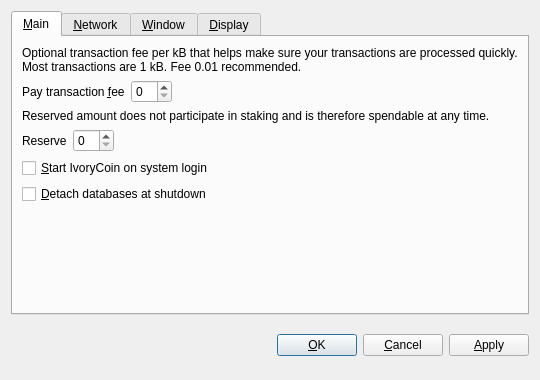
<?xml version="1.0" encoding="UTF-8"?>
<ui version="4.0">
 <class>OptionsDialog</class>
 <widget class="QDialog" name="OptionsDialog">
  <property name="geometry">
   <rect>
    <x>0</x>
    <y>0</y>
    <width>540</width>
    <height>380</height>
   </rect>
  </property>
  <property name="windowTitle">
   <string>Options</string>
  </property>
  <property name="modal">
   <bool>true</bool>
  </property>
  <layout class="QVBoxLayout" name="verticalLayout">
   <item>
    <widget class="QTabWidget" name="tabWidget">
     <property name="tabPosition">
      <enum>QTabWidget::North</enum>
     </property>
     <property name="currentIndex">
      <number>0</number>
     </property>
     <widget class="QWidget" name="tabMain">
      <attribute name="title">
       <string>&amp;Main</string>
      </attribute>
      <layout class="QVBoxLayout" name="verticalLayout_Main">
       <item>
        <widget class="QLabel" name="transactionFeeInfoLabel">
         <property name="text">
          <string>Optional transaction fee per kB that helps make sure your transactions are processed quickly. Most transactions are 1 kB. Fee 0.01 recommended.</string>
         </property>
         <property name="textFormat">
          <enum>Qt::PlainText</enum>
         </property>
         <property name="wordWrap">
          <bool>true</bool>
         </property>
        </widget>
       </item>
       <item>
        <layout class="QHBoxLayout" name="horizontalLayoutFee">
         <item>
          <widget class="QLabel" name="transactionFeeLabel">
           <property name="text">
            <string>Pay transaction &amp;fee</string>
           </property>
           <property name="textFormat">
            <enum>Qt::PlainText</enum>
           </property>
           <property name="buddy">
            <cstring>transactionFee</cstring>
           </property>
          </widget>
         </item>
         <item>
          <widget class="BitcoinAmountField" name="transactionFee"/>
         </item>
         <item>
          <spacer name="horizontalSpacerFee">
           <property name="orientation">
            <enum>Qt::Horizontal</enum>
           </property>
           <property name="sizeHint" stdset="0">
            <size>
             <width>40</width>
             <height>20</height>
            </size>
           </property>
          </spacer>
         </item>
        </layout>
       </item>
       <item>
        <widget class="QLabel" name="reserveBalanceInfoLabel">
         <property name="text">
          <string>Reserved amount does not participate in staking and is therefore spendable at any time.</string>
         </property>
         <property name="textFormat">
          <enum>Qt::PlainText</enum>
         </property>
         <property name="wordWrap">
          <bool>true</bool>
         </property>
        </widget>
       </item>
       <item>
        <layout class="QHBoxLayout" name="horizontalLayoutReserveBalance">
         <item>
          <widget class="QLabel" name="reserveBalanceLabel">
           <property name="text">
            <string>Reserve</string>
           </property>
           <property name="textFormat">
            <enum>Qt::PlainText</enum>
           </property>
           <property name="buddy">
            <cstring>reserveBalance</cstring>
           </property>
          </widget>
         </item>
         <item>
          <widget class="BitcoinAmountField" name="reserveBalance"/>
         </item>
         <item>
          <spacer name="horizontalSpacerReserveBalance">
           <property name="orientation">
            <enum>Qt::Horizontal</enum>
           </property>
           <property name="sizeHint" stdset="0">
            <size>
             <width>40</width>
             <height>20</height>
            </size>
           </property>
          </spacer>
         </item>
        </layout>
       </item>
       <item>
        <widget class="QCheckBox" name="bitcoinAtStartup">
         <property name="toolTip">
          <string>Automatically start IvoryCoin after logging in to the system.</string>
         </property>
         <property name="text">
          <string>&amp;Start IvoryCoin on system login</string>
         </property>
        </widget>
       </item>
       <item>
        <widget class="QCheckBox" name="detachDatabases">
         <property name="toolTip">
          <string>Detach block and address databases at shutdown. This means they can be moved to another data directory, but it slows down shutdown. The wallet is always detached.</string>
         </property>
         <property name="text">
          <string>&amp;Detach databases at shutdown</string>
         </property>
        </widget>
       </item>
       <item>
        <spacer name="verticalSpacer_Main">
         <property name="orientation">
          <enum>Qt::Vertical</enum>
         </property>
         <property name="sizeHint" stdset="0">
          <size>
           <width>20</width>
           <height>40</height>
          </size>
         </property>
        </spacer>
       </item>
      </layout>
     </widget>
     <widget class="QWidget" name="tabNetwork">
      <attribute name="title">
       <string>&amp;Network</string>
      </attribute>
      <layout class="QVBoxLayout" name="verticalLayout_Network">
       <item>
        <widget class="QCheckBox" name="mapPortUpnp">
         <property name="toolTip">
          <string>Automatically open the IvoryCoin client port on the router. This only works when your router supports UPnP and it is enabled.</string>
         </property>
         <property name="text">
          <string>Map port using &amp;UPnP</string>
         </property>
        </widget>
       </item>
       <item>
        <widget class="QCheckBox" name="connectSocks">
         <property name="toolTip">
          <string>Connect to the IvoryCoin network through a SOCKS proxy (e.g. when connecting through Tor).</string>
         </property>
         <property name="text">
          <string>&amp;Connect through SOCKS proxy:</string>
         </property>
        </widget>
       </item>
       <item>
        <layout class="QHBoxLayout" name="horizontalLayout_Network">
         <item>
          <widget class="QLabel" name="proxyIpLabel">
           <property name="text">
            <string>Proxy &amp;IP:</string>
           </property>
           <property name="textFormat">
            <enum>Qt::PlainText</enum>
           </property>
           <property name="buddy">
            <cstring>proxyIp</cstring>
           </property>
          </widget>
         </item>
         <item>
          <widget class="QValidatedLineEdit" name="proxyIp">
           <property name="maximumSize">
            <size>
             <width>140</width>
             <height>16777215</height>
            </size>
           </property>
           <property name="toolTip">
            <string>IP address of the proxy (e.g. 127.0.0.1)</string>
           </property>
          </widget>
         </item>
         <item>
          <widget class="QLabel" name="proxyPortLabel">
           <property name="text">
            <string>&amp;Port:</string>
           </property>
           <property name="textFormat">
            <enum>Qt::PlainText</enum>
           </property>
           <property name="buddy">
            <cstring>proxyPort</cstring>
           </property>
          </widget>
         </item>
         <item>
          <widget class="QLineEdit" name="proxyPort">
           <property name="maximumSize">
            <size>
             <width>55</width>
             <height>16777215</height>
            </size>
           </property>
           <property name="toolTip">
            <string>Port of the proxy (e.g. 9050)</string>
           </property>
          </widget>
         </item>
         <item>
          <widget class="QLabel" name="socksVersionLabel">
           <property name="text">
            <string>SOCKS &amp;Version:</string>
           </property>
           <property name="textFormat">
            <enum>Qt::PlainText</enum>
           </property>
           <property name="buddy">
            <cstring>socksVersion</cstring>
           </property>
          </widget>
         </item>
         <item>
          <widget class="QValueComboBox" name="socksVersion">
           <property name="toolTip">
            <string>SOCKS version of the proxy (e.g. 5)</string>
           </property>
          </widget>
         </item>
         <item>
          <spacer name="horizontalSpacer_Network">
           <property name="orientation">
            <enum>Qt::Horizontal</enum>
           </property>
           <property name="sizeHint" stdset="0">
            <size>
             <width>40</width>
             <height>20</height>
            </size>
           </property>
          </spacer>
         </item>
        </layout>
       </item>
       <item>
        <spacer name="verticalSpacer_Network">
         <property name="orientation">
          <enum>Qt::Vertical</enum>
         </property>
         <property name="sizeHint" stdset="0">
          <size>
           <width>20</width>
           <height>40</height>
          </size>
         </property>
        </spacer>
       </item>
      </layout>
     </widget>
     <widget class="QWidget" name="tabWindow">
      <attribute name="title">
       <string>&amp;Window</string>
      </attribute>
      <layout class="QVBoxLayout" name="verticalLayout_Window">
       <item>
        <widget class="QCheckBox" name="minimizeToTray">
         <property name="toolTip">
          <string>Show only a tray icon after minimizing the window.</string>
         </property>
         <property name="text">
          <string>&amp;Minimize to the tray instead of the taskbar</string>
         </property>
        </widget>
       </item>
       <item>
        <widget class="QCheckBox" name="minimizeOnClose">
         <property name="toolTip">
          <string>Minimize instead of exit the application when the window is closed. When this option is enabled, the application will be closed only after selecting Quit in the menu.</string>
         </property>
         <property name="text">
          <string>M&amp;inimize on close</string>
         </property>
        </widget>
       </item>
       <item>
        <spacer name="verticalSpacer_Window">
         <property name="orientation">
          <enum>Qt::Vertical</enum>
         </property>
         <property name="sizeHint" stdset="0">
          <size>
           <width>20</width>
           <height>40</height>
          </size>
         </property>
        </spacer>
       </item>
      </layout>
     </widget>
     <widget class="QWidget" name="tabDisplay">
      <attribute name="title">
       <string>&amp;Display</string>
      </attribute>
      <layout class="QVBoxLayout" name="verticalLayout_Display">
       <item>
        <layout class="QHBoxLayout" name="horizontalLayout_1_Display">
         <item>
          <widget class="QLabel" name="langLabel">
           <property name="text">
            <string>User Interface &amp;language:</string>
           </property>
           <property name="textFormat">
            <enum>Qt::PlainText</enum>
           </property>
           <property name="buddy">
            <cstring>lang</cstring>
           </property>
          </widget>
         </item>
         <item>
          <widget class="QValueComboBox" name="lang">
           <property name="toolTip">
            <string>The user interface language can be set here. This setting will take effect after restarting IvoryCoin.</string>
           </property>
          </widget>
         </item>
        </layout>
       </item>
       <item>
        <layout class="QHBoxLayout" name="horizontalLayout_2_Display">
         <item>
          <widget class="QLabel" name="unitLabel">
           <property name="text">
            <string>&amp;Unit to show amounts in:</string>
           </property>
           <property name="textFormat">
            <enum>Qt::PlainText</enum>
           </property>
           <property name="buddy">
            <cstring>unit</cstring>
           </property>
          </widget>
         </item>
         <item>
          <widget class="QValueComboBox" name="unit">
           <property name="toolTip">
            <string>Choose the default subdivision unit to show in the interface and when sending coins.</string>
           </property>
          </widget>
         </item>
        </layout>
       </item>
       <item>
        <widget class="QCheckBox" name="displayAddresses">
         <property name="toolTip">
          <string>Whether to show IvoryCoin addresses in the transaction list or not.</string>
         </property>
         <property name="text">
          <string>&amp;Display addresses in transaction list</string>
         </property>
        </widget>
       </item>
       <item>
        <widget class="QCheckBox" name="coinControlFeatures">
         <property name="toolTip">
          <string>Whether to show coin control features or not.</string>
         </property>
         <property name="text">
          <string>Display coin &amp;control features (experts only!)</string>
         </property>
        </widget>
       </item>
       <item>
        <spacer name="verticalSpacer_Display">
         <property name="orientation">
          <enum>Qt::Vertical</enum>
         </property>
         <property name="sizeHint" stdset="0">
          <size>
           <width>20</width>
           <height>40</height>
          </size>
         </property>
        </spacer>
       </item>
      </layout>
     </widget>
    </widget>
   </item>
   <item>
    <layout class="QHBoxLayout" name="horizontalLayout_Buttons">
     <item>
      <spacer name="horizontalSpacer_1">
       <property name="orientation">
        <enum>Qt::Horizontal</enum>
       </property>
       <property name="sizeHint" stdset="0">
        <size>
         <width>40</width>
         <height>48</height>
        </size>
       </property>
      </spacer>
     </item>
     <item>
      <widget class="QLabel" name="statusLabel">
       <property name="font">
        <font>
         <weight>75</weight>
         <bold>true</bold>
        </font>
       </property>
       <property name="text">
        <string/>
       </property>
       <property name="textFormat">
        <enum>Qt::PlainText</enum>
       </property>
       <property name="wordWrap">
        <bool>true</bool>
       </property>
      </widget>
     </item>
     <item>
      <spacer name="horizontalSpacer_2">
       <property name="orientation">
        <enum>Qt::Horizontal</enum>
       </property>
       <property name="sizeHint" stdset="0">
        <size>
         <width>40</width>
         <height>48</height>
        </size>
       </property>
      </spacer>
     </item>
     <item>
      <widget class="QPushButton" name="okButton">
       <property name="text">
        <string>&amp;OK</string>
       </property>
      </widget>
     </item>
     <item>
      <widget class="QPushButton" name="cancelButton">
       <property name="text">
        <string>&amp;Cancel</string>
       </property>
       <property name="autoDefault">
        <bool>false</bool>
       </property>
      </widget>
     </item>
     <item>
      <widget class="QPushButton" name="applyButton">
       <property name="text">
        <string>&amp;Apply</string>
       </property>
       <property name="autoDefault">
        <bool>false</bool>
       </property>
      </widget>
     </item>
    </layout>
   </item>
  </layout>
 </widget>
 <customwidgets>
  <customwidget>
   <class>BitcoinAmountField</class>
   <extends>QSpinBox</extends>
   <header>bitcoinamountfield.h</header>
  </customwidget>
  <customwidget>
   <class>QValueComboBox</class>
   <extends>QComboBox</extends>
   <header>qvaluecombobox.h</header>
  </customwidget>
  <customwidget>
   <class>QValidatedLineEdit</class>
   <extends>QLineEdit</extends>
   <header>qvalidatedlineedit.h</header>
  </customwidget>
 </customwidgets>
 <resources/>
 <connections/>
</ui>
